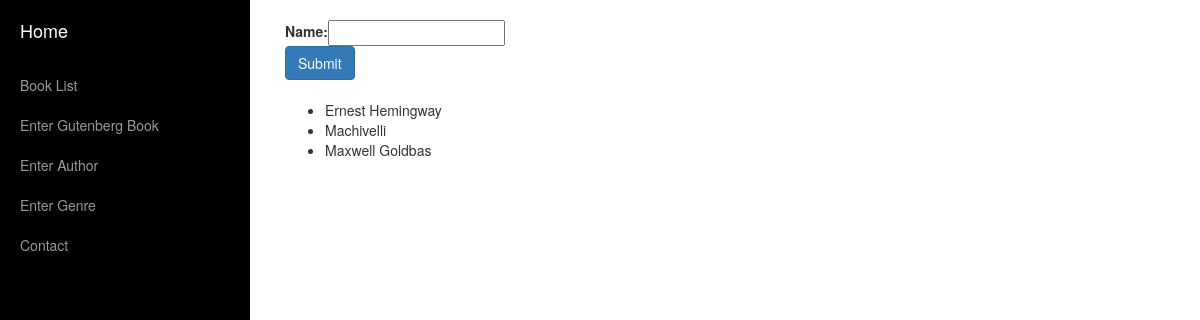
/author/, run on an earlier commit of the app's database.
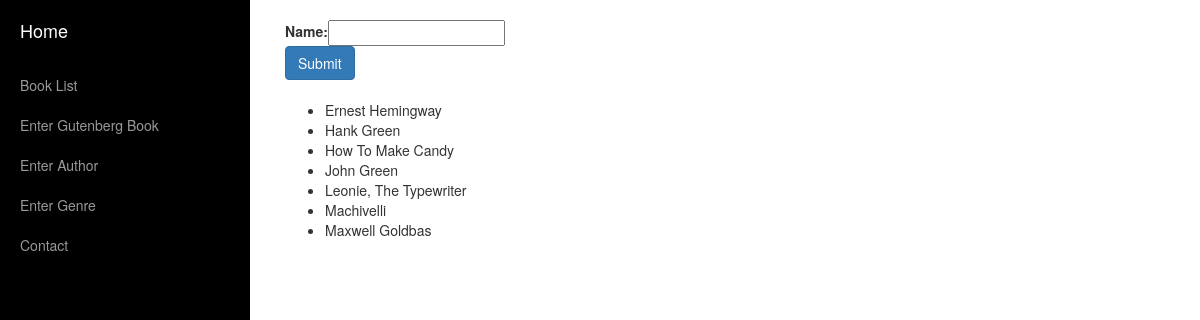
And on a later commit of the database.
### books/models.py (models this page shows, shortened)
class Author(models.Model):
    name = models.CharField(primary_key=True, max_length=300)
    class Meta:
        ordering = ('name',)

### books/views.py (the view, shortened to what this page needs)
# urls.py: url(r'^author/$', EnterAuthorView.as_view(), name='add_author'),
class EnterAuthorView(FormView, ListView):
    form_class = AuthorForm
    template_name = 'author.html'
    success_url = '/author/'
    queryset = Author.objects.all()
    context_object_name = 'authors'

### books/forms.py
class AuthorForm(forms.ModelForm):
    class Meta:
        model = Author
        exclude = ()

### templates/author.html (shortened to what this page needs)
{% extends 'index.html' %}
{% block body %}
        {% block body_form %}
    <form method="POST">
        <table>
            {{ form.as_table }}
        </table>
        <button type = "submit" class = "btn btn-primary">Submit</button>
    </form>
    {% endblock %}
    {% block body_list %}
        <ul>
        {% for author in authors %}
        <li>{{ author.name }}</li>
        {% endfor %}
    </ul>
    {% endblock %}
{% endblock %}

What changed in the data, as far as the page shows it:
added Author: name "Hank Green"
added Author: name "How To Make Candy"
added Author: name "John Green"
added Author: name "Leonie, The Typewriter"
